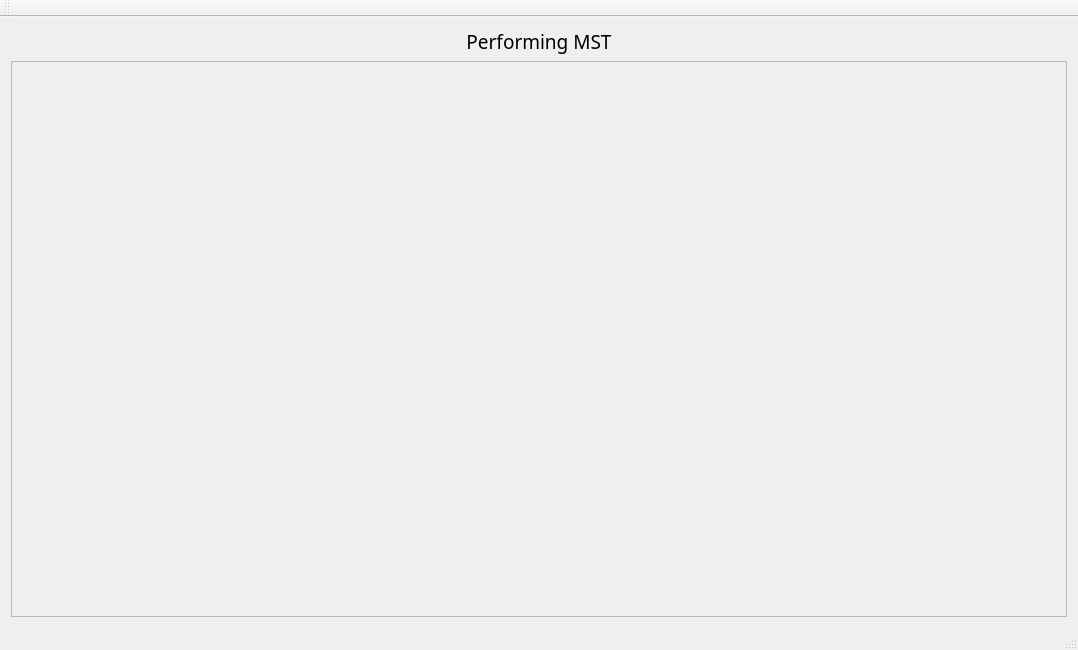
<?xml version="1.0" encoding="UTF-8"?>
<ui version="4.0">
 <class>DisplayMSTClass</class>
 <widget class="QMainWindow" name="DisplayMSTClass">
  <property name="geometry">
   <rect>
    <x>0</x>
    <y>0</y>
    <width>1078</width>
    <height>650</height>
   </rect>
  </property>
  <property name="windowTitle">
   <string>DisplayMST</string>
  </property>
  <widget class="QWidget" name="centralWidget">
   <layout class="QVBoxLayout" name="verticalLayout">
    <item>
     <widget class="QLabel" name="label">
      <property name="font">
       <font>
        <family>Yu Gothic Medium</family>
        <pointsize>14</pointsize>
       </font>
      </property>
      <property name="text">
       <string>Performing MST</string>
      </property>
      <property name="alignment">
       <set>Qt::AlignCenter</set>
      </property>
     </widget>
    </item>
    <item>
     <widget class="QScrollArea" name="scrollArea">
      <property name="widgetResizable">
       <bool>true</bool>
      </property>
      <widget class="QWidget" name="scrollAreaWidgetContents">
       <property name="geometry">
        <rect>
         <x>0</x>
         <y>0</y>
         <width>1058</width>
         <height>544</height>
        </rect>
       </property>
       <layout class="QVBoxLayout" name="verticalLayout_3">
        <item>
         <layout class="QVBoxLayout" name="verticalLayout_2"/>
        </item>
       </layout>
      </widget>
     </widget>
    </item>
   </layout>
  </widget>
  <widget class="QMenuBar" name="menuBar">
   <property name="geometry">
    <rect>
     <x>0</x>
     <y>0</y>
     <width>1078</width>
     <height>22</height>
    </rect>
   </property>
  </widget>
  <widget class="QToolBar" name="mainToolBar">
   <attribute name="toolBarArea">
    <enum>TopToolBarArea</enum>
   </attribute>
   <attribute name="toolBarBreak">
    <bool>false</bool>
   </attribute>
  </widget>
  <widget class="QStatusBar" name="statusBar"/>
 </widget>
 <layoutdefault spacing="6" margin="11"/>
 <resources/>
 <connections/>
</ui>
